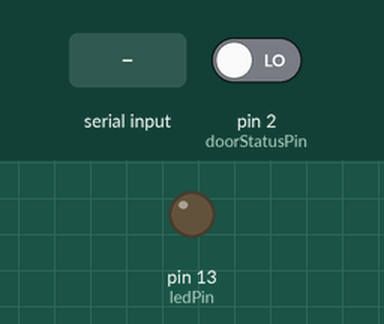
Simulated run of this sketch. Board: Arduino Uno, built with avr-gcc and run on an emulated ATmega328P. Parts: output pins drawn as LEDs (lit = HIGH). The test bench sets the inputs (shaded band); at power-on: pin 2 (doorStatusPin) LOW.

Above: at 1.2 s.
1.3 s: "1" received over the second serial link
At 2.3 s:
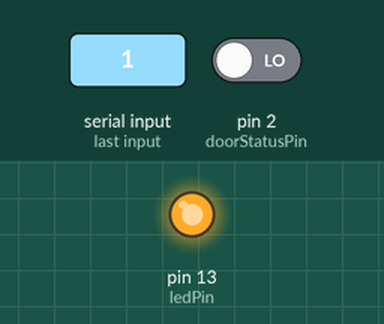
2.8 s: "0" received over the second serial link
At 3.4 s:
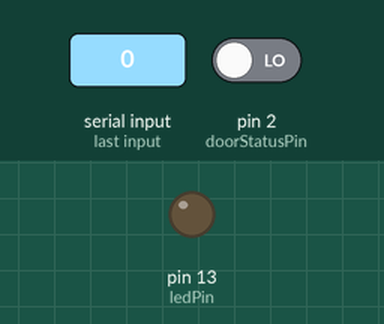
Timing chart, 0 to 5.8 s (numbered marks = the images above; inputs shaded):
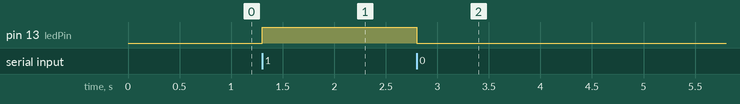

Measured:
- after the input at 1.3 s, pin 13 (ledPin): LOW → HIGH at once
- after the input at 2.8 s, pin 13 (ledPin): HIGH → LOW at once

The sketch:

toiletDevice.ino
```cpp
#include <SoftwareSerial.h>
SoftwareSerial BT(10, 9);
const byte ledPin = 13;
const byte doorStatusPin = 2;
char val;

static int prevDoorStatus = 0;

void setup() {
  pinMode(ledPin, OUTPUT);
  pinMode(doorStatusPin, INPUT);
  // put your setup code here, to run once:
  BT.begin(9600);
}

void loop() {

  int doorStatus = 0;

  //告知這一輪是否已經report過了
  bool isReported = false;

  doorStatus = digitalRead(doorStatusPin);

  // put your main code here, to run repeatedly:
  if (BT.available()){
    val = BT.read();
    switch (val){
      case '0':
        digitalWrite(ledPin, 0);
        break;
      case '1':
        digitalWrite(ledPin, 1);
        break;
      case 'T':
        reportToServer(doorStatus);
        isReported = true;
        break;
    }
  }

  if (isReported == false) {
    if (prevDoorStatus != doorStatus) {
       reportToServer(doorStatus);

    }
  }

  prevDoorStatus = doorStatus;

}

bool reportToServer(int status) {
  //傳送訊息回Server
  if (status != HIGH) {
    int bytesSent = BT.write("1");
  }else {
    int bytesSent = BT.write("0");
  }
}
```
